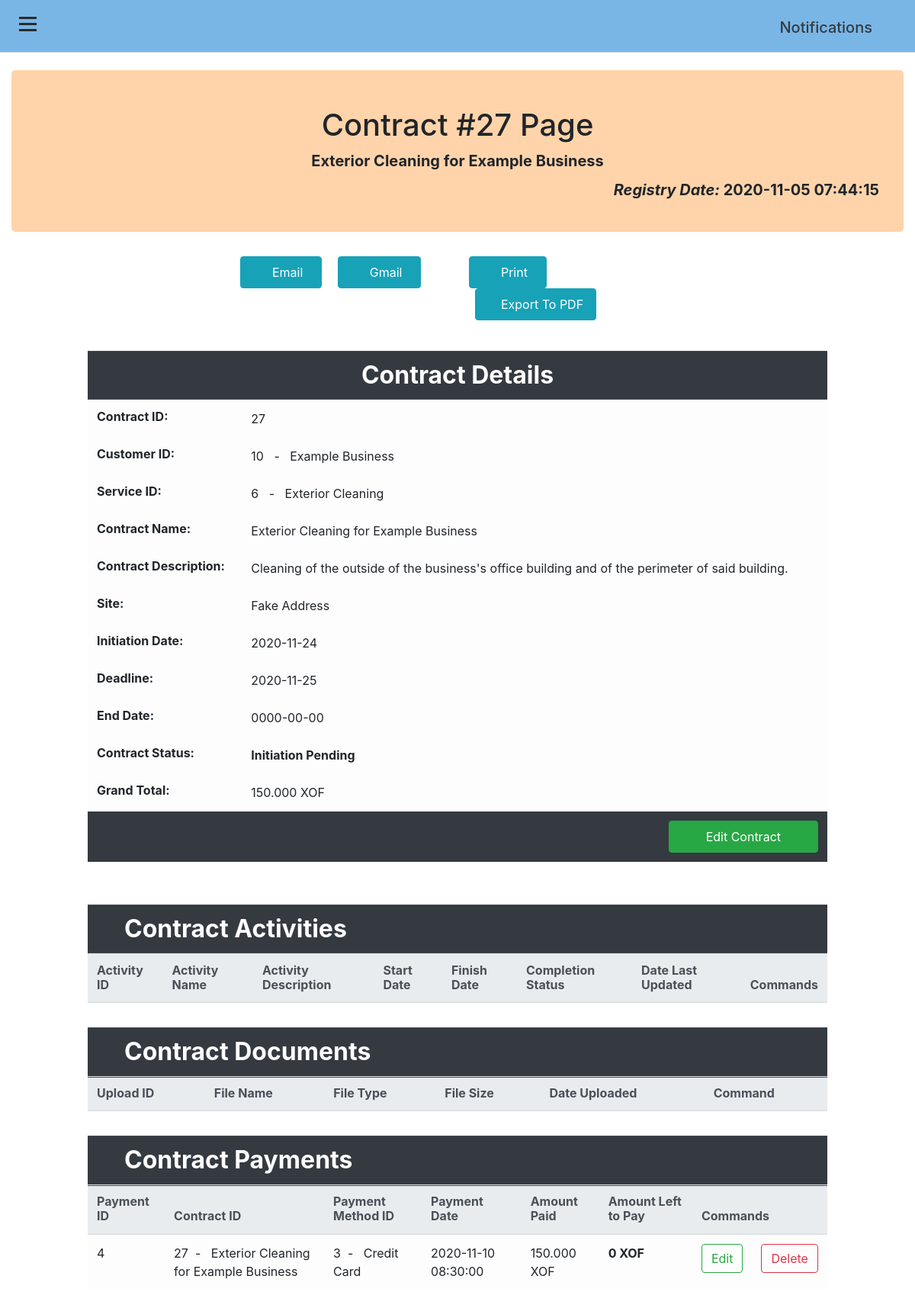
Screenshot of /viewcontract.php?id=27 with the database file from the repository.
### tables this page shows
CREATE TABLE `contracts` (
  `contractID` int(11) NOT NULL,
  `customerID` int(11) NOT NULL,
  `serviceID` int(11) NOT NULL,
  `contractName` varchar(200) NOT NULL,
  `contractDesc` mediumtext DEFAULT NULL,
  `contractSite` mediumtext NOT NULL,
  `initiationDate` date NOT NULL,
  `deadline` date NOT NULL,
  `endDate` date DEFAULT NULL,
  `contractStatus` enum('Initiation Pending','Ongoing','Completed','') NOT NULL,
  `grandTotal` varchar(100) NOT NULL,
  `registryDate` datetime NOT NULL DEFAULT current_timestamp() ON UPDATE current_timestamp()
);

CREATE TABLE `customers` (
  `customerID` int(11) NOT NULL,
  `customerType` enum('Business','Individual','','') NOT NULL,
  `fullName` varchar(350) NOT NULL,
  `email` varchar(200) NOT NULL,
  `phoneNumber` varchar(50) NOT NULL,
  `addr` mediumtext NOT NULL,
  `DOB` date NOT NULL,
  `dateLastUpdated` datetime NOT NULL DEFAULT current_timestamp()
);

CREATE TABLE `service_offerings` (
  `serviceID` int(11) NOT NULL,
  `serviceName` varchar(200) NOT NULL,
  `serviceDesc` longtext NOT NULL COMMENT 'Service Description',
  `dateLastUpdated` datetime NOT NULL DEFAULT current_timestamp() ON UPDATE current_timestamp()
);

CREATE TABLE `payments` (
  `paymentID` int(11) NOT NULL,
  `contractID` int(11) NOT NULL,
  `paymentMethodID` int(11) NOT NULL,
  `paymentDate` datetime NOT NULL DEFAULT current_timestamp(),
  `amountPaid` varchar(100) NOT NULL,
  `amountToPay` varchar(100) DEFAULT NULL
);

CREATE TABLE `payment_method` (
  `paymentMethodID` int(11) NOT NULL,
  `methodName` varchar(75) NOT NULL
);

### viewcontract.php (the view, shortened to what this page needs)
<?php
    include_once ('header.php');
    $connection = dbconnect();
    @$contID = $_SESSION["contractID"];
    $query = "SELECT * FROM contracts WHERE contractID = '$contID'";
    $ret = mysqli_query($connection, $query);
    $row = mysqli_fetch_array($ret);
    $query4 = "SELECT * FROM contracts, payments WHERE contracts.contractID='$contID' AND contracts.contractID = payments.contractID";
    $ret4 = mysqli_query($connection, $query4);
    $qry = "SELECT * FROM customers, contracts WHERE contracts.contractID='$contID' AND customers.customerID = contracts.customerID";
    $fetch = mysqli_query($connection, $qry);
    $fet = mysqli_fetch_array($fetch);
    $qry2 = "SELECT * FROM service_offerings, contracts WHERE contracts.contractID='$contID' AND service_offerings.serviceID = contracts.serviceID";
    $fetch2 = mysqli_query($connection, $qry2);
    $fet2 = mysqli_fetch_array($fetch2);
?>
<div class="page-content-wrapper">
<div class="container-fluid">
    <br>
    <div class="row">
        <div class="col-sm-12">
            <div class="jumbotron pt-5 pb-4" style="background-color: rgb(255,212,170);">
                <h1 class="text-center"> Contract #<?php echo $row['contractID']; ?> Page </h1>
                <p class="lead jumbo-content text-center font-weight-bold mb-2"><?php echo $row["contractName"]; ?></p>
                <p class="lead jumbo-content text-right font-weight-bold"><span class="font-italic">Registry Date:  </span><?php echo $row["registryDate"]; ?></p>
            </div>
        </div>
    </div>
    <div class="row">
        <div class="col-sm-3"></div>
        <div class="col-sm-3">
            <div class="a2a_kit a2a_kit_size_32 a2a_default_style">
                <a class="a2a_button_email"><button class="btn btn-info p-2 mr-2 pr-4 pl-4 d-print-none" role="button"><i class="fas fa-envelope"></i>&nbsp;Email</button></a>
                <a class="a2a_button_google_gmail"><button class="btn btn-info p-2 ml-2 pr-4 pl-4 d-print-none" role="button"><i class="fab fa-google"></i>&nbsp;Gmail</button></a>
            </div>
        </div>
        <div class="col-sm-3">
            <div class="a2a_kit a2a_kit_size_32 a2a_default_style">
                <a class="a2a_button_print"><button class="btn btn-info p-2 mr-2 pr-4 pl-4 d-print-none" role="button"><i class="fas fa-print"></i>&nbsp;Print</button></a>
                <a class="a2a_button_print"><button class="btn btn-info p-2 ml-2 pr-3 pl-3 d-print-none" role="button"><i class="far fa-file-pdf"></i>&nbsp;Export To PDF</button></a>
            </div>
        </div>
        <div class="col-sm-3"></div>
    </div>
    <br>
    <div class="row">
        <div class="col-sm-1"></div>
        <div class="col-sm-10">
            <div class="table-responsive">
                <table class="table table-hover table-light mt-3">
                    <tr>
                        <thead class="thead-dark h2 text-center">
                            <th colspan="2">Contract Details</th>
                        </thead>
                    </tr>
                    <tr>
                        <td class="font-weight-bold h6">Contract ID:</td>
                        <td><?php echo $row["contractID"]; ?></td>
                    </tr>
                    <tr>
                        <td class="font-weight-bold h6">Customer ID:</td>
                        <td><?php echo $row["customerID"]; ?> &nbsp; - &nbsp; <?php echo $fet['fullName']; ?></td>
                    </tr>
                    <tr>
                        <td class="font-weight-bold h6">Service ID:</td>
                        <td><?php echo $row["serviceID"]; ?> &nbsp; - &nbsp; <?php echo $fet2['serviceName']; ?></td>
                    </tr>
                    <tr>
                        <td class="font-weight-bold h6">Contract Name:</td>
                        <td><?php echo $row["contractName"]; ?></td>
                    </tr>
                    <tr>
                        <td class="font-weight-bold h6">Contract Description:</td>
                        <td><?php echo $row["contractDesc"]; ?></td>
                    </tr>
                    <tr>
                        <td class="font-weight-bold h6">Site:</td>
                        <td><?php echo $row["contractSite"]; ?></td>
                    </tr>
                    <tr>
                        <td class="font-weight-bold h6">Initiation Date:</td>
                        <td><?php echo $row["initiationDate"]; ?></td>
                    </tr>
                    <tr>
                        <td class="font-weight-bold h6">Deadline:</td>
                        <td><?php echo $row["deadline"]; ?></td>
                    </tr>
                    <tr>
                        <td class="font-weight-bold h6">End Date:</td>
                        <td><?php echo $row["endDate"]; ?></td>
                    </tr>
                    <tr>
                        <td class="font-weight-bold h6">Contract Status:</td>
                        <td class="font-weight-bold"><?php echo $row["contractStatus"]; ?></td>
                    </tr>
                    <tr>
                        <td class="font-weight-bold h6">Grand Total:</td>
                        <td><?php echo $row["grandTotal"]; ?></td>
                    </tr>
                    <tr>
                        <td colspan="2" class="text-right bg-dark d-print-none"><form method="POST" action="edit.php?id=<?php echo $contID; ?>"><input type="submit" class="btn btn-success p-2 pr-5 pl-5" id="<?php echo $contID; ?>" value="Edit Contract" name="editcontract3"></form></td>
                    </tr>
                </table>
                <br>
            </div>
        </div>
        <div class="col-sm-1"></div>
    </div>
    <div class="row">
        <div class="col-sm-1"></div>
        <div class="col-sm-10">
            <div class="table-responsive">
            <table class="table table-light mt-3">
                <tr>
                    <thead class="thead-dark h2">
                        <th colspan="7" class="pl-5">Contract Activities</th>
                        <th colspan="2">
                        </th>
                    </thead>
                </tr>
                <tr>
                    <thead class="thead-light h6">
                        <th>Activity ID</th>
                        <th>Activity Name</th>
                        <th>Activity Description</th>
                        <th>Start Date</th>
                        <th>Finish Date</th>
                        <th>Completion Status</th>
                        <th>Date Last Updated</th>
                        <th colspan="2" class="d-print-none">Commands</th>
                    </thead>
                </tr>
            </table>
            </div>
        </div>
        <div class="col-sm-1"></div>
    </div>
    <div class="row">
        <div class="col-sm-1"></div>
        <div class="col-sm-10">
            <div class="table-responsive">
            <table class="table table-light mt-3">
                <tr>
                    <thead class="thead-dark h2">
                        <th colspan="5" class="pl-5">Contract Documents</th>
                        <th colspan="1">
                        </th>
                    </thead>
                </tr>
                <tr>
                    <thead class="thead-light h6">
                        <th>Upload ID</th>
                        <th>File Name</th>
                        <th>File Type</th>
                        <th>File Size</th>
                        <th>Date Uploaded</th>
                        <th class="d-print-none">Command</th>
                    </thead>
                </tr>
            </table>
            </div>
        </div>
        <div class="col-sm-1"></div>
    </div>
    <div class="row">
        <div class="col-sm-1"></div>
        <div class="col-sm-10">
            <div class="table-responsive">
            <table class="table table-light mt-3">
                <tr>
                    <thead class="thead-dark h2">
                        <th colspan="6" class="pl-5">Contract Payments</th>
                        <th colspan="2">
                        </th>
                    </thead>
                </tr>
                <tr>
                    <thead class="thead-light h6">
                        <th>Payment ID</th>
                        <th>Contract ID</th>
                        <th>Payment Method ID</th>
                        <th>Payment Date</th>
                        <th>Amount Paid</th>
                        <th>Amount Left to Pay</th>
                        <th colspan="2" class="d-print-none">Commands</th>
                    </thead>
                </tr>
                    <?php
                        while($row4 = mysqli_fetch_array($ret4)){
                    ?>
                    <?php
                        $paymentMethodID = $_SESSION["paymentMethod"];
                        $qry3 = "SELECT * FROM payment_method, payments WHERE payments.paymentMethodID='$paymentMethodID' AND payment_method.paymentMethodID = payments.paymentMethodID";
                        $fetch3 = mysqli_query($connection, $qry3);
                        $fet3 = mysqli_fetch_array($fetch3);
                    ?>
                <tr>
                    <td><?php echo $row4['paymentID']; ?></td>
                    <td><?php echo $row4['contractID']; ?>&nbsp; - &nbsp; <?php echo $row["contractName"]; ?></td>
                    <td><?php echo $row4['paymentMethodID']; ?>&nbsp; - &nbsp; <?php echo $fet3["methodName"]; ?></td>
                    <td><?php echo $row4['paymentDate']; ?></td>
                    <td><?php echo $row4['amountPaid']; ?></td>
                    <td class="font-weight-bold"><?php echo $row4['amountToPay']; ?></td>
                    <td class="d-print-none"><form method="POST" action="edit.php?id=<?php echo $row4['paymentID']; ?>"><input type="submit" class="btn btn-outline-success" id="<?php echo $row4['paymentID']; ?>" value="Edit" name="editpayment2"></form></td>
                    <td class="d-print-none"><form method="POST" action="delete.php?id=<?php echo $row4['paymentID']; ?>"><input type="submit" class="btn btn-outline-danger" id="<?php echo $row4['paymentID']; ?>" value="Delete" name="deletepayment2"></form></td>
                </tr>
                    <?php } ?>
            </table>
            </div>
        </div>
        <div class="col-sm-1"></div>
    </div>
</div>
</div>

### css/style.css (style rules this page uses)
body { position: relative; overflow-x: hidden; }
body, html { height: 100%; }
.page-content-wrapper { width: 100%; transition: all 0.5s ease; }

### rows the page displays
contracts: contractID "27", contractName "Exterior Cleaning for Example Business", registryDate "2020-11-05 07:44:15", customerID "10", customerID.fullName "Example Business", serviceID "6", serviceID.serviceName "Exterior Cleaning", contractDesc "Cleaning of the outside of the business's office building and of the perimeter of said building.", contractSite "Fake Address", initiationDate "2020-11-24", deadline "2020-11-25", endDate "0000-00-00", contractStatus "Initiation Pending", grandTotal "150.000 XOF"
payments: paymentID "4", contractID "27", contractID.contractName "Exterior Cleaning for Example Business", paymentMethodID "3", paymentMethodID.methodName "Credit Card", paymentDate "2020-11-10 08:30:00", amountPaid "150.000 XOF", amountToPay "0 XOF"
